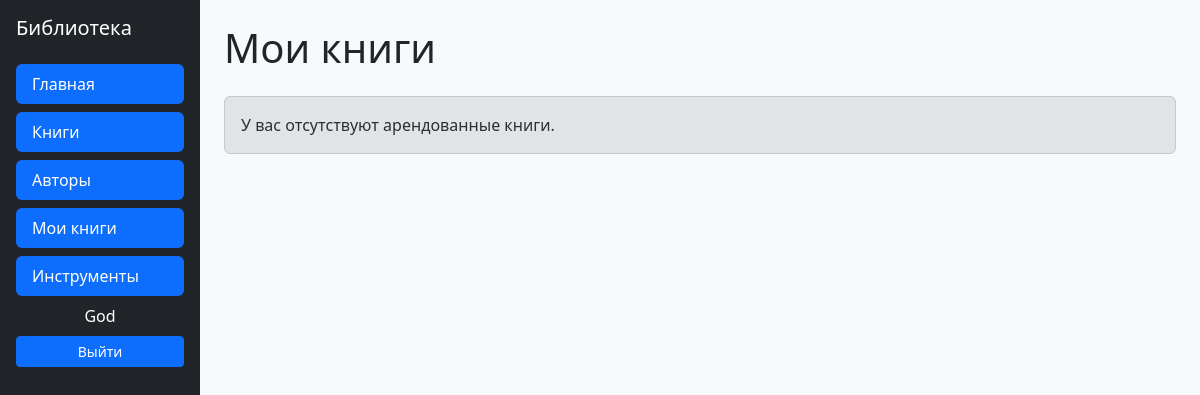
Page /catalog/my_books/ (signed in) on the earlier database version.
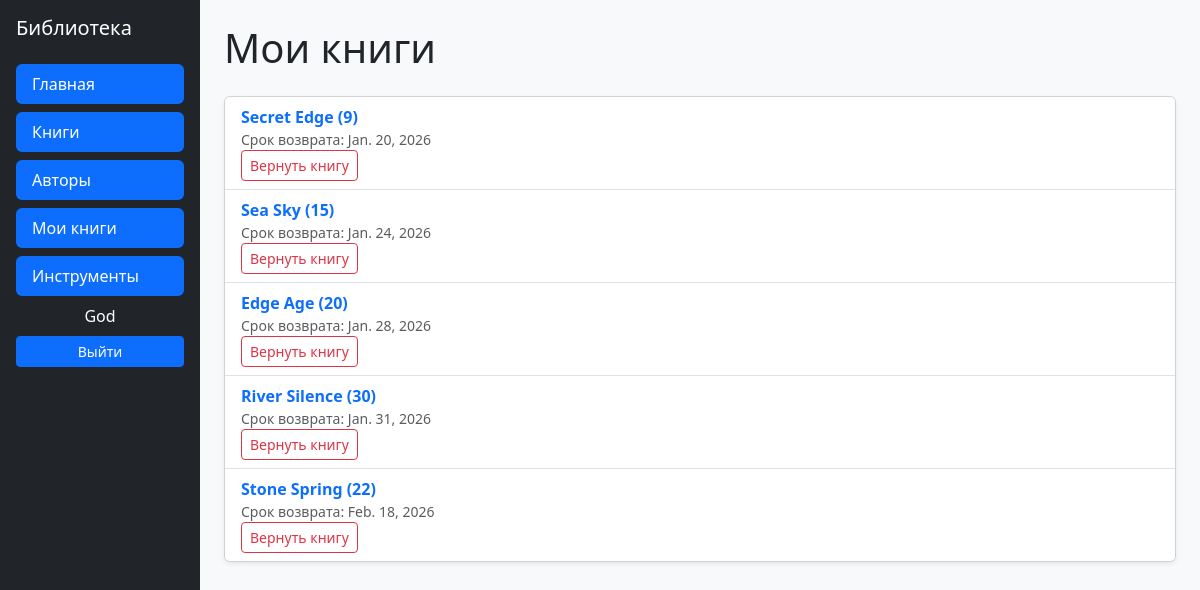
Same page on the later database version.
### catalog/models.py (models this page shows, shortened)
class BookInstance(models.Model):
    id = models.UUIDField(primary_key=True, default=uuid.uuid4, help_text='Присвоение уникального значения в виде числа')
    book = models.ForeignKey('Book', on_delete=models.SET_NULL, null=True)
    imprint = models.CharField(max_length=200)
    due_back = models.DateField(null=True, blank=True)
    LOAN_STATUS = (
        ('m', 'Обслуживание'),
        ('o', 'В использовании'),
        ('a', 'Доступна'),
        ('r', 'Зарезервирована'),
    )
    status = models.CharField(max_length=1, choices=LOAN_STATUS, blank=True, default='a', help_text='Наличие книги')
    borrower = models.ForeignKey(User, on_delete=models.SET_NULL, null=True, blank=True)
    @property
    def is_overdue(self):
        if self.due_back and date.today() > self.due_back:
            return True
        return False
    class Meta:
        ordering = ['due_back']
        permissions = (("can_mark_returned", "Set book as returned"),
                       ('can_edit', 'редактирование'),
                       )

class Book(models.Model):
    title = models.CharField(max_length=200)
    author = models.ForeignKey('Author', on_delete=models.SET_NULL, null=True)
    summary = models.TextField(max_length=1000, help_text='Введите краткое содержание')
    isbn = models.CharField('ISBN', max_length=13, help_text='Введите 13-значный ISBN код')
    genre = models.ManyToManyField(Genre, help_text='Выберите жанр')
    language = models.ForeignKey('Language', on_delete=models.SET_NULL, null=True)
    def dislpay_genre(self):
        return ', '.join([genre.name for genre in self.genre.all()[:3]])
    dislpay_genre.short_description = 'Genre'

### catalog/views.py (the view)
# urls.py: path('my_books/', views.LoanedBookListView.as_view(), name='my_books'),
class LoanedBookListView(LoginRequiredMixin, generic.ListView):
    model = BookInstance
    template_name = 'catalog/my_books.html'
    paginate_by = 10
    context_object_name = 'borrower_lst'
    def get_queryset(self):
        return BookInstance.objects.filter(borrower=self.request.user, status__in=['o', 'r']).order_by('due_back')

### catalog/templates/catalog/my_books.html (shortened to what this page needs)
{% extends "catalog/base.html" %}
{% block content %}
<div class="mb-4">
  <h1>Мои книги</h1>
</div>
{% if borrower_lst %}
  <div class="card shadow-sm">
    <ul class="list-group list-group-flush">
      {% for bookinst in borrower_lst %}
        <li class="list-group-item d-flex justify-content-between align-items-center
            {% if bookinst.is_overdue %}list-group-item-danger{% endif %}">
          <div>
            <a href="{% url 'book_detail' bookinst.book.pk %}"
               class="fw-semibold text-decoration-none">
              {{ bookinst.book.title }}
            </a>
            <div class="small text-muted">
              Срок возврата: {{ bookinst.due_back }}
            </div>
              <form method="POST" action="{% url 'return_book' bookinst.pk %}">
              <button class="btn btn-outline-danger btn-sm">Вернуть книгу</button>
          </div>
        </li>
      {% endfor %}
    </ul>
  </div>
{% else %}
  <div class="alert alert-secondary">
    У вас отсутствуют арендованные книги.
  </div>
{% endif %}
{% endblock %}

Differences in the rows shown:
now on this page (row edited): BookInstance: book "Secret Edge (9)", due_back "Jan. 20, 2026"
now on this page (row edited): BookInstance: book "Sea Sky (15)", due_back "Jan. 24, 2026"
now on this page (row edited): BookInstance: book "Edge Age (20)", due_back "Jan. 28, 2026"
now on this page (row edited): BookInstance: book "River Silence (30)", due_back "Jan. 31, 2026"
now on this page (row edited): BookInstance: book "Stone Spring (22)", due_back "Feb. 18, 2026"
Other differences:
text no longer shown: "У вас отсутствуют арендованные книги."
